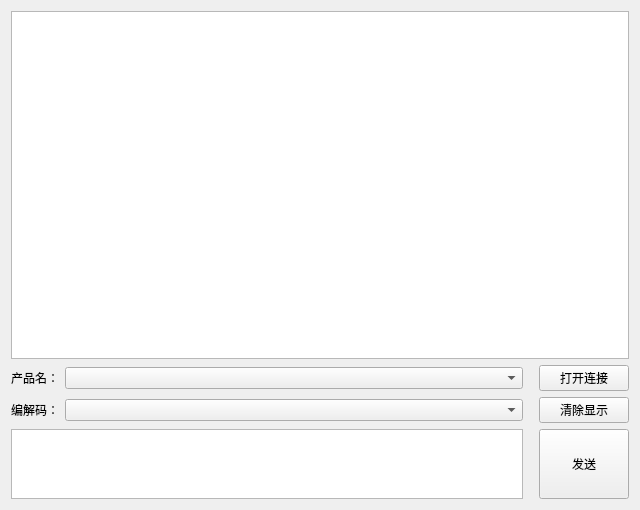
<?xml version="1.0" encoding="UTF-8"?>
<ui version="4.0">
 <author>XIVN1987</author>
 <class>HIDView</class>
 <widget class="QWidget" name="HIDView">
  <property name="geometry">
   <rect>
    <x>0</x>
    <y>0</y>
    <width>640</width>
    <height>510</height>
   </rect>
  </property>
  <property name="sizePolicy">
   <sizepolicy hsizetype="Preferred" vsizetype="Preferred">
    <horstretch>0</horstretch>
    <verstretch>0</verstretch>
   </sizepolicy>
  </property>
  <property name="windowTitle">
   <string>XIVN1987 HIDView</string>
  </property>
  <property name="windowIcon">
   <iconset>
    <normaloff>image/Twiiter.png</normaloff>image/Twiiter.png</iconset>
  </property>
  <layout class="QVBoxLayout" name="vLayout">
   <item>
    <widget class="QTextEdit" name="txtMain">
     <property name="frameShadow">
      <enum>QFrame::Sunken</enum>
     </property>
     <property name="textInteractionFlags">
      <set>Qt::TextSelectableByKeyboard|Qt::TextSelectableByMouse</set>
     </property>
    </widget>
   </item>
   <item>
    <layout class="QHBoxLayout" name="hLayout1">
     <property name="spacing">
      <number>6</number>
     </property>
     <item>
      <widget class="QLabel" name="lblPort">
       <property name="sizePolicy">
        <sizepolicy hsizetype="Fixed" vsizetype="Preferred">
         <horstretch>0</horstretch>
         <verstretch>0</verstretch>
        </sizepolicy>
       </property>
       <property name="text">
        <string>产品名：</string>
       </property>
      </widget>
     </item>
     <item>
      <widget class="QComboBox" name="cmbPort">
       <property name="sizePolicy">
        <sizepolicy hsizetype="Expanding" vsizetype="Fixed">
         <horstretch>0</horstretch>
         <verstretch>0</verstretch>
        </sizepolicy>
       </property>
       <property name="minimumSize">
        <size>
         <width>226</width>
         <height>0</height>
        </size>
       </property>
      </widget>
     </item>
     <item>
      <spacer name="hSpacer1">
       <property name="orientation">
        <enum>Qt::Horizontal</enum>
       </property>
       <property name="sizeType">
        <enum>QSizePolicy::Fixed</enum>
       </property>
       <property name="sizeHint" stdset="0">
        <size>
         <width>10</width>
         <height>20</height>
        </size>
       </property>
      </spacer>
     </item>
     <item>
      <widget class="QPushButton" name="btnOpen">
       <property name="sizePolicy">
        <sizepolicy hsizetype="Fixed" vsizetype="Fixed">
         <horstretch>0</horstretch>
         <verstretch>0</verstretch>
        </sizepolicy>
       </property>
       <property name="minimumSize">
        <size>
         <width>90</width>
         <height>0</height>
        </size>
       </property>
       <property name="text">
        <string>打开连接</string>
       </property>
       <property name="checkable">
        <bool>false</bool>
       </property>
      </widget>
     </item>
    </layout>
   </item>
   <item>
    <layout class="QHBoxLayout" name="hLayout2">
     <property name="spacing">
      <number>6</number>
     </property>
     <item>
      <widget class="QLabel" name="lblCode">
       <property name="sizePolicy">
        <sizepolicy hsizetype="Fixed" vsizetype="Preferred">
         <horstretch>0</horstretch>
         <verstretch>0</verstretch>
        </sizepolicy>
       </property>
       <property name="text">
        <string>编解码：</string>
       </property>
      </widget>
     </item>
     <item>
      <widget class="QComboBox" name="cmbCode">
       <property name="sizePolicy">
        <sizepolicy hsizetype="Expanding" vsizetype="Fixed">
         <horstretch>0</horstretch>
         <verstretch>0</verstretch>
        </sizepolicy>
       </property>
      </widget>
     </item>
     <item>
      <spacer name="hSpacer2">
       <property name="orientation">
        <enum>Qt::Horizontal</enum>
       </property>
       <property name="sizeType">
        <enum>QSizePolicy::Fixed</enum>
       </property>
       <property name="sizeHint" stdset="0">
        <size>
         <width>10</width>
         <height>20</height>
        </size>
       </property>
      </spacer>
     </item>
     <item>
      <widget class="QPushButton" name="btnClear">
       <property name="sizePolicy">
        <sizepolicy hsizetype="Fixed" vsizetype="Fixed">
         <horstretch>0</horstretch>
         <verstretch>0</verstretch>
        </sizepolicy>
       </property>
       <property name="minimumSize">
        <size>
         <width>90</width>
         <height>0</height>
        </size>
       </property>
       <property name="text">
        <string>清除显示</string>
       </property>
      </widget>
     </item>
    </layout>
   </item>
   <item>
    <layout class="QHBoxLayout" name="hLayout3">
     <property name="spacing">
      <number>6</number>
     </property>
     <item>
      <widget class="QTextEdit" name="txtSend">
       <property name="sizePolicy">
        <sizepolicy hsizetype="Expanding" vsizetype="Fixed">
         <horstretch>0</horstretch>
         <verstretch>0</verstretch>
        </sizepolicy>
       </property>
       <property name="minimumSize">
        <size>
         <width>400</width>
         <height>0</height>
        </size>
       </property>
       <property name="maximumSize">
        <size>
         <width>16777215</width>
         <height>70</height>
        </size>
       </property>
      </widget>
     </item>
     <item>
      <spacer name="hSpacer3">
       <property name="orientation">
        <enum>Qt::Horizontal</enum>
       </property>
       <property name="sizeType">
        <enum>QSizePolicy::Fixed</enum>
       </property>
       <property name="sizeHint" stdset="0">
        <size>
         <width>10</width>
         <height>20</height>
        </size>
       </property>
      </spacer>
     </item>
     <item>
      <widget class="QPushButton" name="btnSend">
       <property name="sizePolicy">
        <sizepolicy hsizetype="Fixed" vsizetype="Fixed">
         <horstretch>0</horstretch>
         <verstretch>0</verstretch>
        </sizepolicy>
       </property>
       <property name="minimumSize">
        <size>
         <width>90</width>
         <height>70</height>
        </size>
       </property>
       <property name="text">
        <string>发送</string>
       </property>
      </widget>
     </item>
    </layout>
   </item>
  </layout>
 </widget>
 <resources/>
 <connections/>
</ui>
